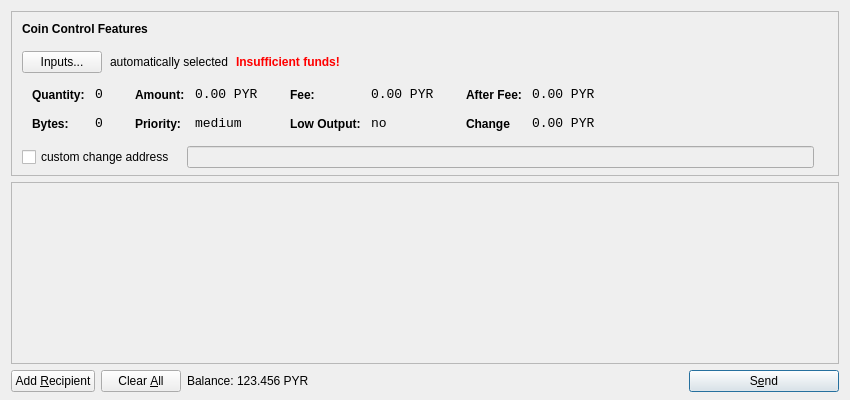
<?xml version="1.0" encoding="UTF-8"?>
<ui version="4.0">
 <class>SendCoinsDialog</class>
 <widget class="QDialog" name="SendCoinsDialog">
  <property name="geometry">
   <rect>
    <x>0</x>
    <y>0</y>
    <width>850</width>
    <height>400</height>
   </rect>
  </property>
  <property name="windowTitle">
   <string>Send Coins</string>
  </property>
  <layout class="QVBoxLayout" name="verticalLayout" stretch="0,1,0">
   <property name="bottomMargin">
    <number>8</number>
   </property>
   <item>
    <widget class="QFrame" name="frameCoinControl">
     <property name="sizePolicy">
      <sizepolicy hsizetype="Expanding" vsizetype="Expanding">
       <horstretch>0</horstretch>
       <verstretch>0</verstretch>
      </sizepolicy>
     </property>
     <property name="maximumSize">
      <size>
       <width>16777215</width>
       <height>16777215</height>
      </size>
     </property>
     <property name="frameShape">
      <enum>QFrame::StyledPanel</enum>
     </property>
     <property name="frameShadow">
      <enum>QFrame::Sunken</enum>
     </property>
     <layout class="QVBoxLayout" name="verticalLayoutCoinControl2">
      <property name="spacing">
       <number>-1</number>
      </property>
      <property name="leftMargin">
       <number>0</number>
      </property>
      <property name="topMargin">
       <number>0</number>
      </property>
      <property name="rightMargin">
       <number>0</number>
      </property>
      <property name="bottomMargin">
       <number>6</number>
      </property>
      <item>
       <layout class="QVBoxLayout" name="verticalLayoutCoinControl" stretch="0,0,0,0,1">
        <property name="spacing">
         <number>0</number>
        </property>
        <property name="leftMargin">
         <number>10</number>
        </property>
        <property name="topMargin">
         <number>10</number>
        </property>
        <item>
         <layout class="QHBoxLayout" name="horizontalLayoutCoinControl1">
          <property name="bottomMargin">
           <number>15</number>
          </property>
          <item>
           <widget class="QLabel" name="labelCoinControlFeatures">
            <property name="sizePolicy">
             <sizepolicy hsizetype="Preferred" vsizetype="Maximum">
              <horstretch>0</horstretch>
              <verstretch>0</verstretch>
             </sizepolicy>
            </property>
            <property name="font">
             <font>
              <weight>75</weight>
              <bold>true</bold>
             </font>
            </property>
            <property name="styleSheet">
             <string notr="true">font-weight:bold;</string>
            </property>
            <property name="text">
             <string>Coin Control Features</string>
            </property>
           </widget>
          </item>
         </layout>
        </item>
        <item>
         <layout class="QHBoxLayout" name="horizontalLayoutCoinControl2" stretch="0,0,0,0">
          <property name="spacing">
           <number>8</number>
          </property>
          <property name="bottomMargin">
           <number>10</number>
          </property>
          <item>
           <widget class="QPushButton" name="pushButtonCoinControl">
            <property name="styleSheet">
             <string notr="true"/>
            </property>
            <property name="text">
             <string>Inputs...</string>
            </property>
           </widget>
          </item>
          <item>
           <widget class="QLabel" name="labelCoinControlAutomaticallySelected">
            <property name="text">
             <string>automatically selected</string>
            </property>
            <property name="margin">
             <number>5</number>
            </property>
           </widget>
          </item>
          <item>
           <widget class="QLabel" name="labelCoinControlInsuffFunds">
            <property name="font">
             <font>
              <weight>75</weight>
              <bold>true</bold>
             </font>
            </property>
            <property name="styleSheet">
             <string notr="true">color:red;font-weight:bold;</string>
            </property>
            <property name="text">
             <string>Insufficient funds!</string>
            </property>
            <property name="margin">
             <number>5</number>
            </property>
           </widget>
          </item>
          <item>
           <spacer name="horizontalSpacerCoinControl">
            <property name="orientation">
             <enum>Qt::Horizontal</enum>
            </property>
            <property name="sizeHint" stdset="0">
             <size>
              <width>40</width>
              <height>1</height>
             </size>
            </property>
           </spacer>
          </item>
         </layout>
        </item>
        <item>
         <widget class="QWidget" name="widgetCoinControl" native="true">
          <property name="sizePolicy">
           <sizepolicy hsizetype="Preferred" vsizetype="Preferred">
            <horstretch>0</horstretch>
            <verstretch>0</verstretch>
           </sizepolicy>
          </property>
          <property name="minimumSize">
           <size>
            <width>0</width>
            <height>0</height>
           </size>
          </property>
          <property name="styleSheet">
           <string notr="true"/>
          </property>
          <layout class="QHBoxLayout" name="horizontalLayoutCoinControl5">
           <property name="margin">
            <number>0</number>
           </property>
           <item>
            <layout class="QHBoxLayout" name="horizontalLayoutCoinControl3" stretch="0,0,0,1">
             <property name="spacing">
              <number>20</number>
             </property>
             <property name="topMargin">
              <number>0</number>
             </property>
             <property name="bottomMargin">
              <number>10</number>
             </property>
             <item>
              <layout class="QFormLayout" name="formLayoutCoinControl1">
               <property name="horizontalSpacing">
                <number>10</number>
               </property>
               <property name="verticalSpacing">
                <number>14</number>
               </property>
               <property name="leftMargin">
                <number>10</number>
               </property>
               <property name="topMargin">
                <number>4</number>
               </property>
               <property name="rightMargin">
                <number>6</number>
               </property>
               <item row="0" column="0">
                <widget class="QLabel" name="labelCoinControlQuantityText">
                 <property name="styleSheet">
                  <string notr="true">font-weight:bold;</string>
                 </property>
                 <property name="text">
                  <string>Quantity:</string>
                 </property>
                 <property name="margin">
                  <number>0</number>
                 </property>
                </widget>
               </item>
               <item row="0" column="1">
                <widget class="QLabel" name="labelCoinControlQuantity">
                 <property name="font">
                  <font>
                   <family>Monospace</family>
                   <pointsize>10</pointsize>
                  </font>
                 </property>
                 <property name="cursor">
                  <cursorShape>IBeamCursor</cursorShape>
                 </property>
                 <property name="contextMenuPolicy">
                  <enum>Qt::ActionsContextMenu</enum>
                 </property>
                 <property name="text">
                  <string>0</string>
                 </property>
                 <property name="margin">
                  <number>0</number>
                 </property>
                 <property name="textInteractionFlags">
                  <set>Qt::LinksAccessibleByMouse|Qt::TextSelectableByKeyboard|Qt::TextSelectableByMouse</set>
                 </property>
                </widget>
               </item>
               <item row="1" column="0">
                <widget class="QLabel" name="labelCoinControlBytesText">
                 <property name="styleSheet">
                  <string notr="true">font-weight:bold;</string>
                 </property>
                 <property name="text">
                  <string>Bytes:</string>
                 </property>
                </widget>
               </item>
               <item row="1" column="1">
                <widget class="QLabel" name="labelCoinControlBytes">
                 <property name="font">
                  <font>
                   <family>Monospace</family>
                   <pointsize>10</pointsize>
                  </font>
                 </property>
                 <property name="cursor">
                  <cursorShape>IBeamCursor</cursorShape>
                 </property>
                 <property name="contextMenuPolicy">
                  <enum>Qt::ActionsContextMenu</enum>
                 </property>
                 <property name="text">
                  <string>0</string>
                 </property>
                 <property name="textInteractionFlags">
                  <set>Qt::LinksAccessibleByMouse|Qt::TextSelectableByKeyboard|Qt::TextSelectableByMouse</set>
                 </property>
                </widget>
               </item>
              </layout>
             </item>
             <item>
              <layout class="QFormLayout" name="formLayoutCoinControl2">
               <property name="horizontalSpacing">
                <number>10</number>
               </property>
               <property name="verticalSpacing">
                <number>14</number>
               </property>
               <property name="leftMargin">
                <number>6</number>
               </property>
               <property name="topMargin">
                <number>4</number>
               </property>
               <property name="rightMargin">
                <number>6</number>
               </property>
               <item row="0" column="0">
                <widget class="QLabel" name="labelCoinControlAmountText">
                 <property name="styleSheet">
                  <string notr="true">font-weight:bold;</string>
                 </property>
                 <property name="text">
                  <string>Amount:</string>
                 </property>
                 <property name="margin">
                  <number>0</number>
                 </property>
                </widget>
               </item>
               <item row="0" column="1">
                <widget class="QLabel" name="labelCoinControlAmount">
                 <property name="font">
                  <font>
                   <family>Monospace</family>
                   <pointsize>10</pointsize>
                  </font>
                 </property>
                 <property name="cursor">
                  <cursorShape>IBeamCursor</cursorShape>
                 </property>
                 <property name="contextMenuPolicy">
                  <enum>Qt::ActionsContextMenu</enum>
                 </property>
                 <property name="text">
                  <string>0.00 PYR</string>
                 </property>
                 <property name="textInteractionFlags">
                  <set>Qt::LinksAccessibleByMouse|Qt::TextSelectableByKeyboard|Qt::TextSelectableByMouse</set>
                 </property>
                </widget>
               </item>
               <item row="1" column="0">
                <widget class="QLabel" name="labelCoinControlPriorityText">
                 <property name="styleSheet">
                  <string notr="true">font-weight:bold;</string>
                 </property>
                 <property name="text">
                  <string>Priority:</string>
                 </property>
                </widget>
               </item>
               <item row="1" column="1">
                <widget class="QLabel" name="labelCoinControlPriority">
                 <property name="font">
                  <font>
                   <family>Monospace</family>
                   <pointsize>10</pointsize>
                  </font>
                 </property>
                 <property name="cursor">
                  <cursorShape>IBeamCursor</cursorShape>
                 </property>
                 <property name="contextMenuPolicy">
                  <enum>Qt::ActionsContextMenu</enum>
                 </property>
                 <property name="text">
                  <string>medium</string>
                 </property>
                 <property name="textInteractionFlags">
                  <set>Qt::LinksAccessibleByMouse|Qt::TextSelectableByKeyboard|Qt::TextSelectableByMouse</set>
                 </property>
                </widget>
               </item>
              </layout>
             </item>
             <item>
              <layout class="QFormLayout" name="formLayoutCoinControl3">
               <property name="horizontalSpacing">
                <number>10</number>
               </property>
               <property name="verticalSpacing">
                <number>14</number>
               </property>
               <property name="leftMargin">
                <number>6</number>
               </property>
               <property name="topMargin">
                <number>4</number>
               </property>
               <property name="rightMargin">
                <number>6</number>
               </property>
               <item row="0" column="0">
                <widget class="QLabel" name="labelCoinControlFeeText">
                 <property name="styleSheet">
                  <string notr="true">font-weight:bold;</string>
                 </property>
                 <property name="text">
                  <string>Fee:</string>
                 </property>
                 <property name="margin">
                  <number>0</number>
                 </property>
                </widget>
               </item>
               <item row="0" column="1">
                <widget class="QLabel" name="labelCoinControlFee">
                 <property name="font">
                  <font>
                   <family>Monospace</family>
                   <pointsize>10</pointsize>
                  </font>
                 </property>
                 <property name="cursor">
                  <cursorShape>IBeamCursor</cursorShape>
                 </property>
                 <property name="contextMenuPolicy">
                  <enum>Qt::ActionsContextMenu</enum>
                 </property>
                 <property name="text">
                  <string>0.00 PYR</string>
                 </property>
                 <property name="textInteractionFlags">
                  <set>Qt::LinksAccessibleByMouse|Qt::TextSelectableByKeyboard|Qt::TextSelectableByMouse</set>
                 </property>
                </widget>
               </item>
               <item row="1" column="0">
                <widget class="QLabel" name="labelCoinControlLowOutputText">
                 <property name="styleSheet">
                  <string notr="true">font-weight:bold;</string>
                 </property>
                 <property name="text">
                  <string>Low Output:</string>
                 </property>
                </widget>
               </item>
               <item row="1" column="1">
                <widget class="QLabel" name="labelCoinControlLowOutput">
                 <property name="font">
                  <font>
                   <family>Monospace</family>
                   <pointsize>10</pointsize>
                  </font>
                 </property>
                 <property name="cursor">
                  <cursorShape>IBeamCursor</cursorShape>
                 </property>
                 <property name="contextMenuPolicy">
                  <enum>Qt::ActionsContextMenu</enum>
                 </property>
                 <property name="text">
                  <string>no</string>
                 </property>
                 <property name="textInteractionFlags">
                  <set>Qt::LinksAccessibleByMouse|Qt::TextSelectableByKeyboard|Qt::TextSelectableByMouse</set>
                 </property>
                </widget>
               </item>
              </layout>
             </item>
             <item>
              <layout class="QFormLayout" name="formLayoutCoinControl4">
               <property name="horizontalSpacing">
                <number>10</number>
               </property>
               <property name="verticalSpacing">
                <number>14</number>
               </property>
               <property name="leftMargin">
                <number>6</number>
               </property>
               <property name="topMargin">
                <number>4</number>
               </property>
               <property name="rightMargin">
                <number>6</number>
               </property>
               <item row="0" column="0">
                <widget class="QLabel" name="labelCoinControlAfterFeeText">
                 <property name="styleSheet">
                  <string notr="true">font-weight:bold;</string>
                 </property>
                 <property name="text">
                  <string>After Fee:</string>
                 </property>
                 <property name="margin">
                  <number>0</number>
                 </property>
                </widget>
               </item>
               <item row="0" column="1">
                <widget class="QLabel" name="labelCoinControlAfterFee">
                 <property name="font">
                  <font>
                   <family>Monospace</family>
                   <pointsize>10</pointsize>
                  </font>
                 </property>
                 <property name="cursor">
                  <cursorShape>IBeamCursor</cursorShape>
                 </property>
                 <property name="contextMenuPolicy">
                  <enum>Qt::ActionsContextMenu</enum>
                 </property>
                 <property name="text">
                  <string>0.00 PYR</string>
                 </property>
                 <property name="textInteractionFlags">
                  <set>Qt::LinksAccessibleByMouse|Qt::TextSelectableByKeyboard|Qt::TextSelectableByMouse</set>
                 </property>
                </widget>
               </item>
               <item row="1" column="0">
                <widget class="QLabel" name="labelCoinControlChangeText">
                 <property name="styleSheet">
                  <string notr="true">font-weight:bold;</string>
                 </property>
                 <property name="text">
                  <string>Change</string>
                 </property>
                </widget>
               </item>
               <item row="1" column="1">
                <widget class="QLabel" name="labelCoinControlChange">
                 <property name="font">
                  <font>
                   <family>Monospace</family>
                   <pointsize>10</pointsize>
                  </font>
                 </property>
                 <property name="cursor">
                  <cursorShape>IBeamCursor</cursorShape>
                 </property>
                 <property name="contextMenuPolicy">
                  <enum>Qt::ActionsContextMenu</enum>
                 </property>
                 <property name="text">
                  <string>0.00 PYR</string>
                 </property>
                 <property name="textInteractionFlags">
                  <set>Qt::LinksAccessibleByMouse|Qt::TextSelectableByKeyboard|Qt::TextSelectableByMouse</set>
                 </property>
                </widget>
               </item>
              </layout>
             </item>
            </layout>
           </item>
          </layout>
         </widget>
        </item>
        <item>
         <layout class="QHBoxLayout" name="horizontalLayoutCoinControl4" stretch="0,0,0">
          <property name="spacing">
           <number>12</number>
          </property>
          <property name="sizeConstraint">
           <enum>QLayout::SetDefaultConstraint</enum>
          </property>
          <property name="topMargin">
           <number>5</number>
          </property>
          <property name="rightMargin">
           <number>5</number>
          </property>
          <item>
           <widget class="QCheckBox" name="checkBoxCoinControlChange">
            <property name="text">
             <string>custom change address</string>
            </property>
           </widget>
          </item>
          <item>
           <widget class="QLineEdit" name="lineEditCoinControlChange">
            <property name="enabled">
             <bool>false</bool>
            </property>
            <property name="sizePolicy">
             <sizepolicy hsizetype="Expanding" vsizetype="Fixed">
              <horstretch>0</horstretch>
              <verstretch>0</verstretch>
             </sizepolicy>
            </property>
           </widget>
          </item>
          <item>
           <widget class="QLabel" name="labelCoinControlChangeLabel">
            <property name="sizePolicy">
             <sizepolicy hsizetype="Preferred" vsizetype="Expanding">
              <horstretch>0</horstretch>
              <verstretch>0</verstretch>
             </sizepolicy>
            </property>
            <property name="minimumSize">
             <size>
              <width>0</width>
              <height>0</height>
             </size>
            </property>
            <property name="text">
             <string/>
            </property>
            <property name="margin">
             <number>3</number>
            </property>
           </widget>
          </item>
         </layout>
        </item>
        <item>
         <spacer name="verticalSpacerCoinControl">
          <property name="orientation">
           <enum>Qt::Vertical</enum>
          </property>
          <property name="sizeHint" stdset="0">
           <size>
            <width>800</width>
            <height>1</height>
           </size>
          </property>
         </spacer>
        </item>
       </layout>
      </item>
     </layout>
    </widget>
   </item>
   <item>
    <widget class="QScrollArea" name="scrollArea">
     <property name="widgetResizable">
      <bool>true</bool>
     </property>
     <widget class="QWidget" name="scrollAreaWidgetContents">
      <property name="geometry">
       <rect>
        <x>0</x>
        <y>0</y>
        <width>830</width>
        <height>165</height>
       </rect>
      </property>
      <layout class="QVBoxLayout" name="verticalLayout_2">
       <property name="margin">
        <number>0</number>
       </property>
       <item>
        <layout class="QVBoxLayout" name="entries">
         <property name="spacing">
          <number>6</number>
         </property>
        </layout>
       </item>
       <item>
        <spacer name="verticalSpacer">
         <property name="orientation">
          <enum>Qt::Vertical</enum>
         </property>
         <property name="sizeHint" stdset="0">
          <size>
           <width>20</width>
           <height>40</height>
          </size>
         </property>
        </spacer>
       </item>
      </layout>
     </widget>
    </widget>
   </item>
   <item>
    <layout class="QHBoxLayout" name="horizontalLayout">
     <item>
      <widget class="QPushButton" name="addButton">
       <property name="toolTip">
        <string>Send to multiple recipients at once</string>
       </property>
       <property name="text">
        <string>Add &amp;Recipient</string>
       </property>
       <property name="icon">
        <iconset resource="../bitcoin.qrc">
         <normaloff>:/icons/add</normaloff>:/icons/add</iconset>
       </property>
       <property name="autoDefault">
        <bool>false</bool>
       </property>
      </widget>
     </item>
     <item>
      <widget class="QPushButton" name="clearButton">
       <property name="sizePolicy">
        <sizepolicy hsizetype="Minimum" vsizetype="Fixed">
         <horstretch>0</horstretch>
         <verstretch>0</verstretch>
        </sizepolicy>
       </property>
       <property name="toolTip">
        <string>Remove all transaction fields</string>
       </property>
       <property name="text">
        <string>Clear &amp;All</string>
       </property>
       <property name="icon">
        <iconset resource="../bitcoin.qrc">
         <normaloff>:/icons/remove</normaloff>:/icons/remove</iconset>
       </property>
       <property name="autoRepeatDelay">
        <number>300</number>
       </property>
       <property name="autoDefault">
        <bool>false</bool>
       </property>
      </widget>
     </item>
     <item>
      <layout class="QHBoxLayout" name="horizontalLayout_2">
       <property name="spacing">
        <number>3</number>
       </property>
       <item>
        <widget class="QLabel" name="label">
         <property name="sizePolicy">
          <sizepolicy hsizetype="Preferred" vsizetype="Fixed">
           <horstretch>0</horstretch>
           <verstretch>0</verstretch>
          </sizepolicy>
         </property>
         <property name="text">
          <string>Balance:</string>
         </property>
        </widget>
       </item>
       <item>
        <widget class="QLabel" name="labelBalance">
         <property name="sizePolicy">
          <sizepolicy hsizetype="Preferred" vsizetype="Fixed">
           <horstretch>0</horstretch>
           <verstretch>0</verstretch>
          </sizepolicy>
         </property>
         <property name="cursor">
          <cursorShape>IBeamCursor</cursorShape>
         </property>
         <property name="text">
          <string>123.456 PYR</string>
         </property>
         <property name="textInteractionFlags">
          <set>Qt::LinksAccessibleByMouse|Qt::TextSelectableByKeyboard|Qt::TextSelectableByMouse</set>
         </property>
        </widget>
       </item>
      </layout>
     </item>
     <item>
      <spacer name="horizontalSpacer">
       <property name="orientation">
        <enum>Qt::Horizontal</enum>
       </property>
       <property name="sizeHint" stdset="0">
        <size>
         <width>40</width>
         <height>20</height>
        </size>
       </property>
      </spacer>
     </item>
     <item>
      <widget class="QPushButton" name="sendButton">
       <property name="minimumSize">
        <size>
         <width>150</width>
         <height>0</height>
        </size>
       </property>
       <property name="toolTip">
        <string>Confirm the send action</string>
       </property>
       <property name="text">
        <string>S&amp;end</string>
       </property>
       <property name="icon">
        <iconset resource="../bitcoin.qrc">
         <normaloff>:/icons/send</normaloff>:/icons/send</iconset>
       </property>
       <property name="default">
        <bool>true</bool>
       </property>
      </widget>
     </item>
    </layout>
   </item>
  </layout>
 </widget>
 <resources>
  <include location="../bitcoin.qrc"/>
 </resources>
 <connections/>
</ui>
